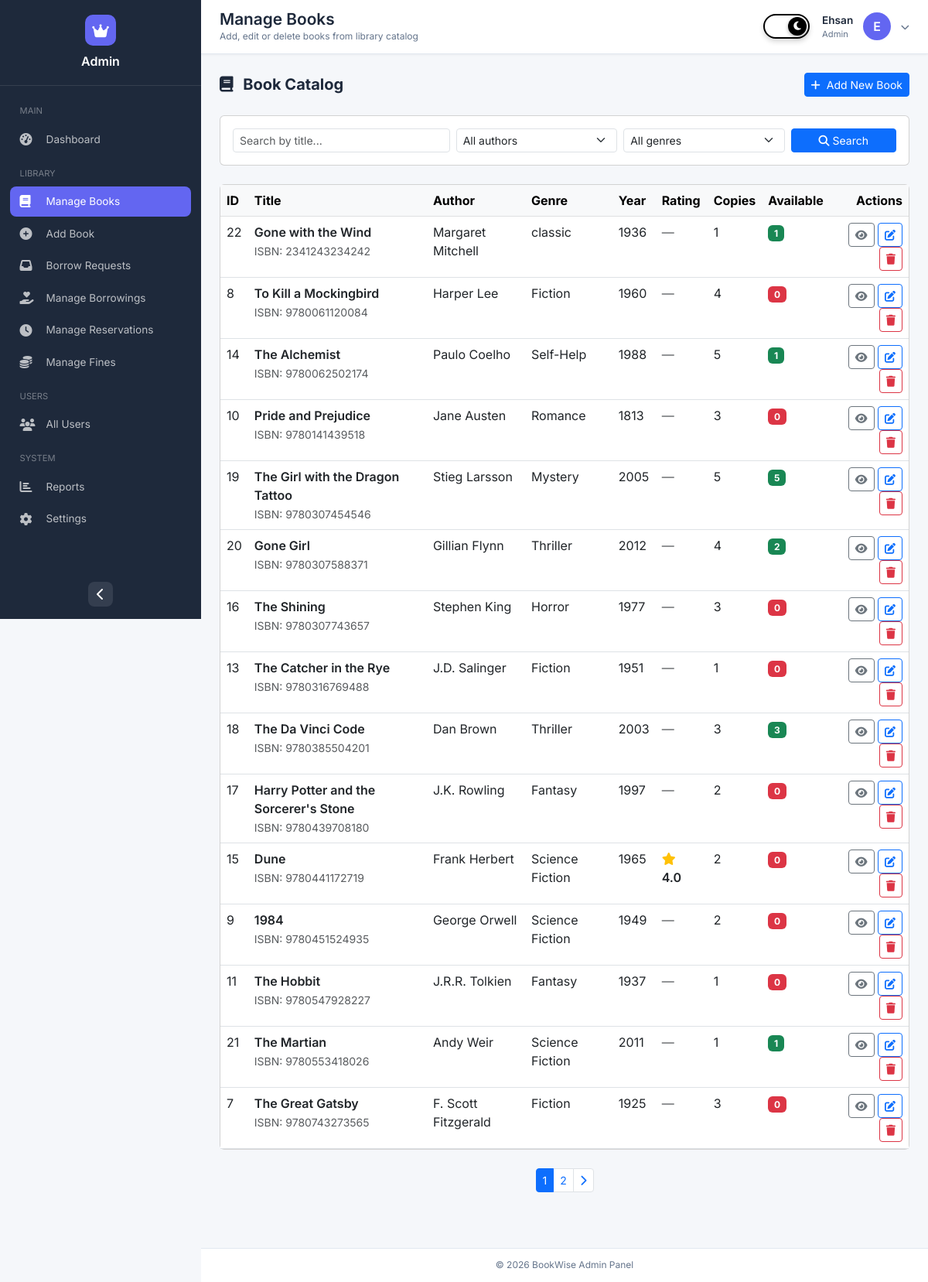
The app's page /books/admin/ (signed in) with its own data.
### accounts/models.py (models this page shows, shortened)
class CustomUser(AbstractUser):
    class Role(models.TextChoices):
        ADMIN = "ADMIN", _("Admin")
        MEMBER = "MEMBER", _("Member")
    email = models.EmailField(_("email address"), unique=True)
    role = models.CharField(
        _("role"),
        max_length=10,
        choices=Role.choices,
        default=Role.MEMBER,
    )
    objects = CustomUserManager()
    USERNAME_FIELD = "username"
    REQUIRED_FIELDS = ["email"]
    class Meta:
        verbose_name = _("user")
        verbose_name_plural = _("users")

### books/models.py (models this page shows, shortened)
class Book(models.Model):
    title = models.CharField(max_length=255)
    author = models.CharField(max_length=255)
    genre = models.CharField(max_length=100)
    description = models.TextField(blank=True)
    publish_year = models.PositiveIntegerField()
    isbn = models.CharField(
        max_length=13,
        unique=True,
        validators=[
            RegexValidator(
                regex=r'^\d{13}$',
                message="ISBN must be exactly 13 digits.",
                code="invalid_isbn"
            )
        ]
    )
    total_copies = models.PositiveIntegerField(default=1)
    available_copies = models.PositiveIntegerField(default=1)
    cover_image = models.ImageField(upload_to="book_covers/", blank=True)
    def __init__(self, *args, **kwargs):
        available_copies_was_provided = "available_copies" in kwargs
        super().__init__(*args, **kwargs)
        self._available_copies_was_provided = available_copies_was_provided
    def __setattr__(self, name, value):
        if name == "available_copies" and "_available_copies_was_provided" in self.__dict__:
            self.__dict__["_available_copies_was_provided"] = True
        super().__setattr__(name, value)
    class Meta:
        ordering = ["title"]
        verbose_name = "book"
        verbose_name_plural = "books"

### books/views.py (the view)
# urls.py: path("admin/", AdminBookListView.as_view(), name="admin_book_list"),
class AdminBookListView(LoginRequiredMixin, ListView):
    model = Book
    template_name = "books/admin_book_list.html"
    context_object_name = "books"
    paginate_by = 15
    def dispatch(self, request, *args, **kwargs):
        if not request.user.is_authenticated:
            return redirect('accounts:login')
        if not (request.user.is_superuser or getattr(request.user, 'role', None) == 'ADMIN'):
            return redirect('books:book_list')
        return super().dispatch(request, *args, **kwargs)
    def get_queryset(self):
        queryset = Book.objects.annotate(average_rating=Avg('reviews__rating'))
        search = self.request.GET.get("search", "").strip()
        author = self.request.GET.get("author", "").strip()
        genre = self.request.GET.get("genre", "").strip()
        if search:
            queryset = queryset.filter(title__icontains=search)
        if author:
            queryset = queryset.filter(author__icontains=author)
        if genre:
            queryset = queryset.filter(genre=genre)
        return queryset
    def get_context_data(self, **kwargs):
        context = super().get_context_data(**kwargs)
        context["search"] = self.request.GET.get("search", "").strip()
        context["selected_author"] = self.request.GET.get("author", "").strip()
        context["selected_genre"] = self.request.GET.get("genre", "").strip()
        context["authors"] = (
            Book.objects.exclude(author="")
            .order_by("author")
            .values_list("author", flat=True)
            .distinct()
        )
        context["genres"] = (
            Book.objects.exclude(genre="")
            .order_by("genre")
            .values_list("genre", flat=True)
            .distinct()
        )
        params = self.request.GET.copy()
        if "page" in params:
            del params["page"]
        context["query_params"] = params.urlencode()
        return context

### books/templates/books/admin_book_list.html (shortened to what this page needs)
{% extends "dashboard/admin_base.html" %}
{% block page_title %}Manage Books{% endblock %}
{% block page_subtitle %}Add, edit or delete books from library catalog{% endblock %}
{% block admin_content %}
<div class="container-fluid px-0">
    <div class="d-flex justify-content-between align-items-center mb-4">
        <h5 class="fw-bold mb-0">
            <i class="fas fa-book me-2"></i> Book Catalog
        </h5>
        <a href="{% url 'books:book_create' %}" class="btn btn-primary btn-sm">
            <i class="fas fa-plus me-1"></i> Add New Book
        </a>
    </div>
    <div class="card mb-4">
        <div class="card-body">
            <form method="get" class="row g-2">
                <div class="col-md-4">
                    <input type="search" name="search" value="{{ search }}"
                           class="form-control form-control-sm" placeholder="Search by title...">
                </div>
                <div class="col-md-3">
                    <select name="author" class="form-select form-select-sm">
                        <option value="">All authors</option>
                    </select>
                </div>
                <div class="col-md-3">
                    <select name="genre" class="form-select form-select-sm">
                        <option value="">All genres</option>
                    </select>
                </div>
                <div class="col-md-2">
                    <button type="submit" class="btn btn-primary btn-sm w-100">
                        <i class="fas fa-search"></i> Search
                    </button>
                </div>
            </form>
        </div>
    </div>
    <div class="card">
        <div class="card-body p-0">
            <div class="table-responsive">
                <table class="table table-hover mb-0">
                    <thead class="table-light">
                        <tr>
                            <th>ID</th>
                            <th>Title</th>
                            <th>Author</th>
                            <th>Genre</th>
                            <th>Year</th>
                            <th>Rating</th>
                            <th>Copies</th>
                            <th>Available</th>
                            <th class="text-end">Actions</th>
                        </tr>
                    </thead>
                    <tbody>
                        {% for book in books %}
                        <tr>
                            <td>{{ book.id }}</td>
                            <td>
                                <div class="fw-semibold">{{ book.title|truncatechars:40 }}</div>
                                {% if book.isbn %}
                                <small class="text-muted">ISBN: {{ book.isbn }}</small>
                                {% endif %}
                            </td>
                            <td>{{ book.author }}</td>
                            <td>{{ book.genre }}</td>
                            <td>{{ book.publish_year }}</td>
                            <td>
                                {% if book.average_rating %}
                                    <span class="text-warning"><i class="fas fa-star me-1"></i></span>
                                    <span class="fw-semibold">{{ book.average_rating|floatformat:1 }}</span>
                                {% else %}
                                    <span class="text-muted">—</span>
                                {% endif %}
                            </td>
                            <td>{{ book.total_copies }}</td>
                            <td>
                                <span class="badge {% if book.available_copies > 0 %}bg-success{% else %}bg-danger{% endif %}">
                                    {{ book.available_copies }}
                                </span>
                            </td>
                            <td class="text-end">
                                <a href="{% url 'books:book_detail' book.pk %}" class="btn btn-sm btn-outline-secondary" target="_blank">
                                    <i class="fas fa-eye"></i>
                                </a>
                                <a href="{% url 'books:book_update' book.pk %}" class="btn btn-sm btn-outline-primary">
                                    <i class="fas fa-edit"></i>
                                </a>
                                <a href="{% url 'books:book_delete' book.pk %}" class="btn btn-sm btn-outline-danger"
                                   onclick="return confirm('Delete this book?')">
                                    <i class="fas fa-trash"></i>
                                </a>
                            </td>
                        </tr>
                        {% empty %}
                        <tr>
                            <td colspan="8" class="text-center py-4 text-muted">
                                No books found
                            </td>
                        </tr>
                        {% endfor %}
                    </tbody>
                </table>
            </div>
        </div>
    </div>
    {% if is_paginated %}
    <nav class="mt-4">
        <ul class="pagination justify-content-center pagination-sm">
            {% for num in page_obj.paginator.page_range %}
            <li class="page-item {% if num == page_obj.number %}active{% endif %}">
                <a class="page-link" href="?page={{ num }}{% if query_params %}&{{ query_params }}{% endif %}">{{ num }}</a>
            </li>
            {% endfor %}
            {% if page_obj.has_next %}
            <li class="page-item">
                <a class="page-link" href="?page={{ page_obj.next_page_number }}{% if query_params %}&{{ query_params }}{% endif %}">
                    <i class="fas fa-chevron-right"></i>
                </a>
            </li>
            {% endif %}
        </ul>
    </nav>
    {% endif %}
</div>
{% endblock %}

### dashboard/templates/dashboard/admin_base.html (shortened to what this page needs)
{% load static %}
<!DOCTYPE html>
<html lang="en">
<head>
    <link href="https://cdn.jsdelivr.net/npm/bootstrap@5.3.0/dist/css/bootstrap.min.css" rel="stylesheet">
    <link rel="stylesheet" href="https://cdnjs.cloudflare.com/ajax/libs/font-awesome/6.4.0/css/all.min.css">
</head>
<body>
    <aside class="admin-sidebar" id="adminSidebar">
        <div class="sidebar-logo">
            <div class="logo-icon">
                <i class="fas fa-crown"></i>
            </div>
            <div class="logo-text">Admin</div>
        </div>
        <div class="sidebar-nav">
            <div class="nav-section-title">MAIN</div>
            <a href="{% url 'dashboard:admin-dashboard' %}" class="sidebar-link">
                <i class="fas fa-tachometer-alt"></i>
                <span>Dashboard</span>
            </a>
            <div class="nav-section-title">LIBRARY</div>
            <a href="{% url 'books:admin_book_list' %}" class="sidebar-link">
                <i class="fas fa-book"></i>
                <span>Manage Books</span>
            </a>
            <a href="{% url 'books:book_create' %}" class="sidebar-link">
                <i class="fas fa-plus-circle"></i>
                <span>Add Book</span>
            </a>
            <a href="{% url 'borrowing:admin_borrow_requests' %}" class="sidebar-link">
                <i class="fas fa-inbox"></i>
                <span>Borrow Requests</span>
            </a>
            <a href="{% url 'borrowing:admin_borrow_list' %}" class="sidebar-link">
                <i class="fas fa-hand-holding-heart"></i>
                <span>Manage Borrowings</span>
            </a>
            <a href="{% url 'borrowing:admin_reservation_list' %}" class="sidebar-link">
                <i class="fas fa-clock"></i>
                <span>Manage Reservations</span>
            </a>
            <a href="{% url 'borrowing:admin_fine_list' %}" class="sidebar-link">
                <i class="fas fa-coins"></i>
                <span>Manage Fines</span>
            </a>
            <div class="nav-section-title">USERS</div>
            <a href="{% url 'dashboard:admin_users' %}" class="sidebar-link">
                <i class="fas fa-users"></i>
                <span>All Users</span>
            </a>
            <div class="nav-section-title">SYSTEM</div>
            <a href="{% url 'dashboard:admin_reports' %}" class="sidebar-link">
                <i class="fas fa-chart-bar"></i>
                <span>Reports</span>
            </a>
            <a href="{% url 'dashboard:admin_settings' %}" class="sidebar-link">
                <i class="fas fa-cog"></i>
                <span>Settings</span>
            </a>
        </div>
        <button class="sidebar-toggle" id="sidebarToggle">
            <i class="fas fa-chevron-left"></i>
        </button>
    </aside>
    <div class="admin-main" id="adminMain">
        <header class="admin-header">
            <div class="d-flex align-items-center">
                <div class="page-title">
                    <h1>{% block page_title %}Dashboard{% endblock %}</h1>
                    <p>{% block page_subtitle %}Hello, {{ user.get_full_name|default:user.username }}{% endblock %}</p>
                </div>
            </div>
            <div class="d-flex align-items-center gap-3">
                <button class="theme-switch" id="adminThemeToggle" title="Toggle Dark Mode" aria-label="Toggle Dark Mode">
                    <div class="theme-switch-track">
                        <span class="theme-switch-slider">
                            <i class="fas fa-moon theme-switch-icon moon-icon"></i>
                        </span>
                    </div>
                </button>
                <div class="admin-dropdown" id="adminDropdown">
                    <div class="admin-user" id="adminUserBtn">
                        <div class="admin-info">
                            <div class="admin-name">{{ user.get_full_name|default:user.username }}</div>
                            <div class="admin-role">{{ user.get_role_display }}</div>
                        </div>
                        <div class="admin-avatar">
                            {{ user.username|first|upper }}
                        </div>
                        <i class="fas fa-chevron-down" style="font-size: 0.7rem; color: var(--admin-text-muted);"></i>
                    </div>
                </div>
            </div>
        </header>
        <div class="admin-content">
            {% block admin_content %}{% endblock %}
        </div>
        <footer class="admin-footer">
            © {% now "Y" %} BookWise Admin Panel
        </footer>
    </div>
</body>
</html>

### records on screen
CustomUser: get_full_name "Ehsan", role "Admin", username|first "E"
Book: id "22", title "Gone with the Wind", isbn "2341243234242", author "Margaret Mitchell", genre "classic", publish_year "1936", total_copies "1", available_copies "1"
Book: id "8", title "To Kill a Mockingbird", isbn "9780061120084", author "Harper Lee", genre "Fiction", publish_year "1960", total_copies "4", available_copies "0"
Book: id "14", title "The Alchemist", isbn "9780062502174", author "Paulo Coelho", genre "Self-Help", publish_year "1988", total_copies "5", available_copies "1"
Book: id "10", title "Pride and Prejudice", isbn "9780141439518", author "Jane Austen", genre "Romance", publish_year "1813", total_copies "3", available_copies "0"
Book: id "19", title "The Girl with the Dragon Tattoo", isbn "9780307454546", author "Stieg Larsson", genre "Mystery", publish_year "2005", total_copies "5", available_copies "5"
Book: id "20", title "Gone Girl", isbn "9780307588371", author "Gillian Flynn", genre "Thriller", publish_year "2012", total_copies "4", available_copies "2"
Book: id "16", title "The Shining", isbn "9780307743657", author "Stephen King", genre "Horror", publish_year "1977", total_copies "3", available_copies "0"
Book: id "13", title "The Catcher in the Rye", isbn "9780316769488", author "J.D. Salinger", genre "Fiction", publish_year "1951", total_copies "1", available_copies "0"
Book: id "18", title "The Da Vinci Code", isbn "9780385504201", author "Dan Brown", genre "Thriller", publish_year "2003", total_copies "3", available_copies "3"
Book: id "17", title "Harry Potter and the Sorcerer's Stone", isbn "9780439708180", author "J.K. Rowling", genre "Fantasy", publish_year "1997", total_copies "2", available_copies "0"
Book: id "15", title "Dune", isbn "9780441172719", author "Frank Herbert", genre "Science Fiction", publish_year "1965", average_rating "4.0", total_copies "2", available_copies "0"
Book: id "9", title "1984", isbn "9780451524935", author "George Orwell", genre "Science Fiction", publish_year "1949", total_copies "2", available_copies "0"
Book: id "11", title "The Hobbit", isbn "9780547928227", author "J.R.R. Tolkien", genre "Fantasy", publish_year "1937", total_copies "1", available_copies "0"
Book: id "21", title "The Martian", isbn "9780553418026", author "Andy Weir", genre "Science Fiction", publish_year "2011", total_copies "1", available_copies "1"
Book: id "7", title "The Great Gatsby", isbn "9780743273565", author "F. Scott Fitzgerald", genre "Fiction", publish_year "1925", total_copies "3", available_copies "0"

### other values on screen
{{ num }} "1" "2"
